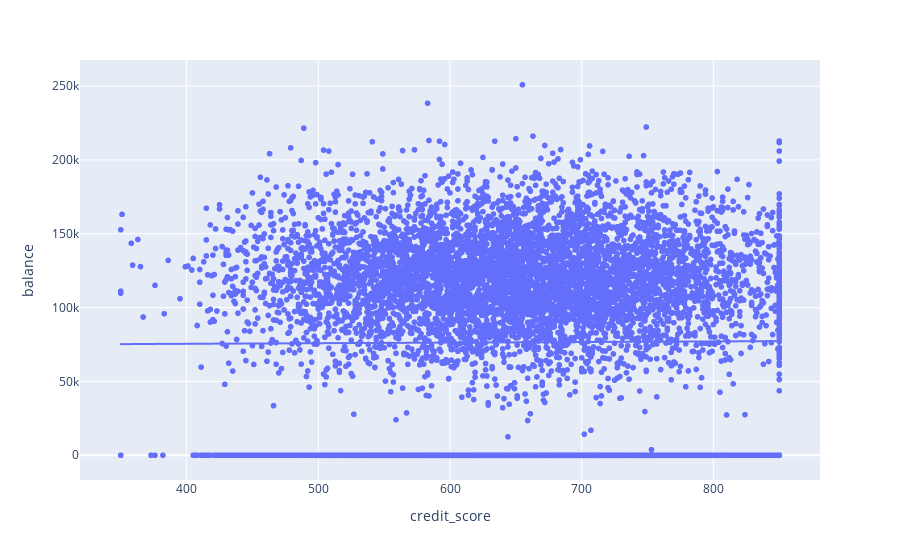

Here is the notebook cell this chart was saved with:
### Code cell
px.scatter(df,x="credit_score",y="balance",trendline="ols")

### Figure 1 — Plotly figure (JSON) as saved in the notebook; plotly's stock layout.template omitted (floating-point values rounded to 4 significant figures; data arrays with more than 128 entries replaced by an {"elided": "..."} marker saying what was removed)
{"data": [{"hovertemplate": "credit_score=%{x}<br>balance=%{y}<extra></extra>", "legendgroup": "", "marker": {"color": "#636efa", "symbol": "circle"}, "mode": "markers", "name": "", "showlegend": false, "x": {"elided": "10000 int values"}, "xaxis": "x", "y": {"elided": "10000 float values"}, "yaxis": "y", "type": "scattergl"}, {"hovertemplate": "<b>OLS trendline</b><br>balance = 4.04674 * credit_score + 73853.4<br>R<sup>2</sup>=0.000039<br><br>credit_score=%{x}<br>balance=%{y} <b>(trend)</b><extra></extra>", "legendgroup": "", "marker": {"color": "#636efa", "symbol": "circle"}, "mode": "lines", "name": "", "showlegend": false, "x": {"elided": "10000 int values"}, "xaxis": "x", "y": {"elided": "10000 float values"}, "yaxis": "y", "type": "scattergl"}], "layout": {"xaxis": {"anchor": "y", "domain": [0, 1], "title": {"text": "credit_score"}, "type": "linear", "range": [318.9, 881.1], "autorange": true}, "yaxis": {"anchor": "x", "domain": [0, 1], "title": {"text": "balance"}, "type": "linear", "range": [-17790.0, 268700.0], "autorange": true}, "legend": {"tracegroupgap": 0}, "margin": {"t": 60}, "autosize": true}}
